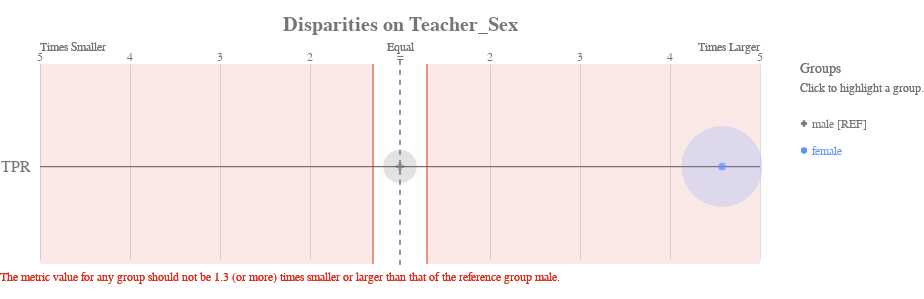

Here is the notebook cell this chart was saved with:
### Code cell
ap.disparity(bdf, metrics, 'teacher_sex', fairness_threshold = 1.3)

### Figure 1 — Vega-Lite specification as saved in the notebook (floating-point values rounded to 4 significant figures)
{"config": {"view": {"continuousWidth": 400, "continuousHeight": 300, "strokeWidth": 0}, "axisLeft": {"labelColor": "rgb(117,117,117)", "labelFont": "Arial", "labelFontSize": 16}, "title": {"align": "center", "baseline": "middle", "color": "rgb(117,117,117)", "font": "Arial", "fontSize": 20, "fontWeight": "bold"}}, "layer": [{"data": {"name": "data-69906043afeeeb979aee7e854a9347a9"}, "mark": {"type": "rule", "stroke": "rgb(117,117,117)", "strokeWidth": 1.25, "tooltip": ""}, "encoding": {"x": {"type": "quantitative", "field": "x", "scale": {"domain": [-4, 4], "range": [40.0, 760.0]}}, "x2": {"field": "x2"}, "y": {"type": "nominal", "axis": {"domain": false, "labelAngle": 0, "labelPadding": -30, "orient": "left", "ticks": false, "title": ""}, "field": "metric", "scale": {"domain": ["TPR"], "range": [30, 225.0]}}}}, {"data": {"name": "data-79dd248bdaa0ea02c535240e8ad022c8"}, "mark": {"type": "rule", "stroke": "rgb(117,117,117)", "strokeDash": [5, 5], "strokeWidth": 1}, "encoding": {"tooltip": {"value": "male [REF]"}, "x": {"value": 400.0}, "y": {"value": 20.83}, "y2": {"value": 229.2}}}, {"data": {"name": "data-91715fc5993a5f84065017610b00531e"}, "mark": {"type": "text", "align": "center", "color": "rgb(117,117,117)", "font": "Arial", "fontSize": 12, "fontWeight": "normal", "tooltip": ""}, "encoding": {"text": {"type": "nominal", "field": "label"}, "x": {"type": "quantitative", "field": "value", "scale": {"domain": [-4, 4], "range": [40.0, 760.0]}}, "y": {"value": 17.5}}}, {"layer": [{"mark": {"type": "text", "align": "left", "fill": "rgb(117,117,117)", "font": "Arial", "fontSize": 12, "fontWeight": "normal", "tooltip": ""}, "encoding": {"text": {"value": "Times Smaller"}, "x": {"value": 40.0}, "y": {"value": 7.5}}}, {"mark": {"type": "text", "align": "right", "fill": "rgb(117,117,117)", "font": "Arial", "fontSize": 12, "fontWeight": "normal", "tooltip": ""}, "encoding": {"text": {"value": "Times Larger"}, "x": {"value": 760.0}, "y": {"value": 7.5}}}, {"mark": {"type": "text", "align": "center", "fill": "rgb(117,117,117)", "font": "Arial", "fontSize": 12, "fontWeight": "normal", "tooltip": ""}, "encoding": {"text": {"value": "Equal"}, "x": {"value": 400.0}, "y": {"value": 7.5}}}], "data": {"name": "data-79dd248bdaa0ea02c535240e8ad022c8"}}, {"layer": [{"mark": {"type": "rule", "opacity": 0.8, "stroke": "rgb(217, 46, 28)", "strokeWidth": 1.25, "tooltip": ""}, "encoding": {"x": {"type": "quantitative", "field": "min", "scale": {"domain": [-4, 4], "range": [40.0, 760.0]}}, "y": {"value": 25.0}, "y2": {"value": 225.0}}}, {"mark": {"type": "rule", "opacity": 0.8, "stroke": "rgb(217, 46, 28)", "strokeWidth": 1.25, "tooltip": ""}, "encoding": {"x": {"type": "quantitative", "field": "max", "scale": {"domain": [-4, 4], "range": [40.0, 760.0]}}, "y": {"value": 25.0}, "y2": {"value": 225.0}}}, {"layer": [{"mark": {"type": "rect", "fill": "rgb(217, 46, 28)", "opacity": 0.1, "tooltip": ""}, "encoding": {"x": {"type": "quantitative", "field": "min", "scale": {"domain": [-4, 4], "range": [40.0, 760.0]}}, "x2": {"field": "lower_end"}, "y": {"value": 25.0}, "y2": {"value": 225.0}}}, {"mark": {"type": "rect", "fill": "rgb(217, 46, 28)", "opacity": 0.1, "tooltip": ""}, "encoding": {"x": {"type": "quantitative", "field": "max", "scale": {"domain": [-4, 4], "range": [40.0, 760.0]}}, "x2": {"field": "upper_end"}, "y": {"value": 25.0}, "y2": {"value": 225.0}}}]}, {"data": {"name": "data-79dd248bdaa0ea02c535240e8ad022c8"}, "mark": {"type": "text", "align": "left", "baseline": "top", "fill": "rgb(217, 46, 28)", "font": "Arial", "fontSize": 12, "fontWeight": "normal", "tooltip": ""}, "encoding": {"text": {"value": "The metric value for any group should not be 1.3 (or more) times smaller or larger than that of the reference group male."}, "x": {"value": 0}, "y": {"value": 233.3}}}], "data": {"name": "data-f1d9bb0767502379a167f570653ea10f"}}, {"layer": [{"mark": "circle"}, {"data": {"name": "data-71f2e1f21663aac26f48690080c61a83"}, "mark": {"type": "circle", "opacity": 0.2}, "encoding": {"color": {"condition": {"type": "nominal", "field": "attribute_value", "legend": null, "scale": {"domain": ["male", "female"], "range": ["rgb(117,117,117)", "rgb(100, 143, 255)", "rgb(254, 97, 0)", "rgb(220, 38, 127)", "rgb(255, 176, 0)", "rgb(120, 94, 240)"]}, "selection": "selector013"}, "value": "rgb(224,224,224)"}, "size": {"type": "quantitative", "field": "group_size", "legend": null, "scale": {"domain": [0, 18110.0], "range": [0, 7854.0]}}, "tooltip": [{"type": "nominal", "field": "attribute_value", "title": "Group"}, {"type": "nominal", "field": "tooltip_group_size", "title": "Group Size"}, {"type": "nominal", "field": "tooltip_disparity_explanation_tpr", "title": "Disparity"}, {"type": "quantitative", "field": "tpr", "format": ".2f", "title": "TPR"}], "x": {"type": "quantitative", "axis": {"domain": false, "labels": false, "ticks": false, "title": null, "values": [1, 2, 3, 4, -4, -3, -2, -1]}, "field": "tpr_disparity_scaled", "scale": {"domain": [-4, 4], "range": [40.0, 760.0]}}, "y": {"type": "nominal", "axis": {"domain": false, "grid": false, "labels": false, "ticks": false, "title": " "}, "field": "metric_variable", "scale": {"domain": ["TPR"], "range": [30, 225.0]}}}, "selection": {"selector015": {"type": "multi", "empty": "all", "fields": ["attribute_value"]}}, "transform": [{"calculate": "'TPR'", "as": "metric_variable"}]}, {"layer": [{"mark": "point"}, {"data": {"name": "data-71f2e1f21663aac26f48690080c61a83"}, "mark": {"type": "point", "filled": true, "size": 60}, "encoding": {"color": {"condition": {"type": "nominal", "field": "attribute_value", "legend": null, "scale": {"domain": ["male", "female"], "range": ["rgb(117,117,117)", "rgb(100, 143, 255)", "rgb(254, 97, 0)", "rgb(220, 38, 127)", "rgb(255, 176, 0)", "rgb(120, 94, 240)"]}, "selection": "selector013"}, "value": "rgb(224,224,224)"}, "shape": {"type": "nominal", "field": "attribute_value", "legend": null, "scale": {"domain": ["male", "female"], "range": ["cross", "circle"]}}, "tooltip": [{"type": "nominal", "field": "attribute_value", "title": "Group"}, {"type": "nominal", "field": "tooltip_group_size", "title": "Group Size"}, {"type": "nominal", "field": "tooltip_disparity_explanation_tpr", "title": "Disparity"}, {"type": "quantitative", "field": "tpr", "format": ".2f", "title": "TPR"}], "x": {"type": "quantitative", "axis": {"domain": false, "labels": false, "ticks": false, "title": null, "values": [1, 2, 3, 4, -4, -3, -2, -1]}, "field": "tpr_disparity_scaled", "scale": {"domain": [-4, 4], "range": [40.0, 760.0]}}, "y": {"type": "nominal", "axis": {"domain": false, "grid": false, "labels": false, "ticks": false, "title": " "}, "field": "metric_variable", "scale": {"domain": ["TPR"], "range": [30, 225.0]}}}, "selection": {"selector014": {"type": "multi", "empty": "all", "fields": ["attribute_value"]}}, "transform": [{"calculate": "'TPR'", "as": "metric_variable"}]}]}]}, {"layer": [{"mark": {"type": "point", "filled": true, "opacity": 1, "size": 39.48}, "encoding": {"color": {"condition": {"type": "nominal", "field": "attribute_value", "legend": null, "scale": {"domain": ["male", "female"], "range": ["rgb(117,117,117)", "rgb(100, 143, 255)", "rgb(254, 97, 0)", "rgb(220, 38, 127)", "rgb(255, 176, 0)", "rgb(120, 94, 240)"]}, "selection": "selector013"}, "value": "rgb(224,224,224)"}, "shape": {"type": "nominal", "field": "attribute_value", "legend": null, "scale": {"domain": ["male", "female"], "range": ["cross", "circle"]}}, "x": {"value": 804}, "y": {"type": "nominal", "axis": {"domain": false, "grid": false, "labels": false, "ticks": false, "title": " "}, "field": "attribute_value", "scale": {"domain": ["male", "female"], "range": [71, 125]}}}, "selection": {"selector013": {"type": "multi", "empty": "all", "fields": ["attribute_value"]}}}, {"mark": {"type": "text", "align": "left", "baseline": "middle", "font": "Arial", "fontSize": 12, "fontWeight": "normal"}, "encoding": {"color": {"condition": {"type": "nominal", "field": "attribute_value", "legend": null, "scale": {"domain": ["male", "female"], "range": ["rgb(117,117,117)", "rgb(100, 143, 255)", "rgb(254, 97, 0)", "rgb(220, 38, 127)", "rgb(255, 176, 0)", "rgb(120, 94, 240)"]}, "selection": "selector013"}, "value": "rgb(224,224,224)"}, "text": {"type": "nominal", "field": "label"}, "x": {"value": 812}, "y": {"type": "nominal", "axis": {"domain": false, "grid": false, "labels": false, "ticks": false, "title": " "}, "field": "attribute_value", "scale": {"domain": ["male", "female"], "range": [71, 125]}}}, "selection": {"selector016": {"type": "multi", "empty": "all", "fields": ["attribute_value"]}}}, {"data": {"name": "data-79dd248bdaa0ea02c535240e8ad022c8"}, "mark": {"type": "text", "align": "left", "baseline": "middle", "color": "rgb(117,117,117)", "font": "Arial", "fontSize": 12, "fontWeight": "normal"}, "encoding": {"text": {"value": "Click to highlight a group."}, "x": {"value": 800}, "y": {"value": 49}}}, {"data": {"name": "data-79dd248bdaa0ea02c535240e8ad022c8"}, "mark": {"type": "text", "align": "left", "baseline": "middle", "color": "rgb(117,117,117)", "font": "Arial", "fontSize": 14, "fontWeight": "normal"}, "encoding": {"text": {"value": "Groups"}, "x": {"value": 800}, "y": {"value": 30}}}], "data": {"name": "data-b9f75b5c0827c85fba1c9c9d5d5ac8e6"}}], "height": 250, "padding": {"top": 15, "bottom": 10}, "resolve": {"scale": {"size": "independent", "y": "independent"}}, "title": "Disparities on Teacher_Sex", "width": 800, "$schema": "https://vega.github.io/schema/vega-lite/v4.8.1.json", "datasets": {"data-69906043afeeeb979aee7e854a9347a9": [{"metric": "TPR", "x": -4, "x2": 4}], "data-79dd248bdaa0ea02c535240e8ad022c8": [{"a": 1, "b": 0}, {"a": 1, "b": 0}], "data-91715fc5993a5f84065017610b00531e": [{"value": 1, "label": 2}, {"value": 2, "label": 3}, {"value": 3, "label": 4}, {"value": 4, "label": 5}, {"value": -4, "label": 5}, {"value": -3, "label": 4}, {"value": -2, "label": 3}, {"value": -1, "label": 2}, {"value": 0, "label": "="}], "data-f1d9bb0767502379a167f570653ea10f": [{"min": -0.3, "max": 0.3, "lower_end": -4, "upper_end": 4}], "data-71f2e1f21663aac26f48690080c61a83": [{"attribute_name": "teacher_sex", "attribute_value": "female", "group_size": 15093, "total_entities": 17677, "tpr": 0.1057, "tpr_disparity": 4.578, "tpr_disparity_scaled": 3.578, "tooltip_group_size": "15,093 (85.38%)", "tooltip_disparity_explanation_tpr": "4.58 times larger TPR than the reference group"}, {"attribute_name": "teacher_sex", "attribute_value": "male", "group_size": 2584, "total_entities": 17677, "tpr": 0.02309, "tpr_disparity": 1.0, "tpr_disparity_scaled": 0.0, "tooltip_group_size": "2,584 (14.62%)", "tooltip_disparity_explanation_tpr": "Reference group"}], "data-b9f75b5c0827c85fba1c9c9d5d5ac8e6": [{"attribute_value": "male", "label": "male [REF]"}, {"attribute_value": "female", "label": "female"}]}}
